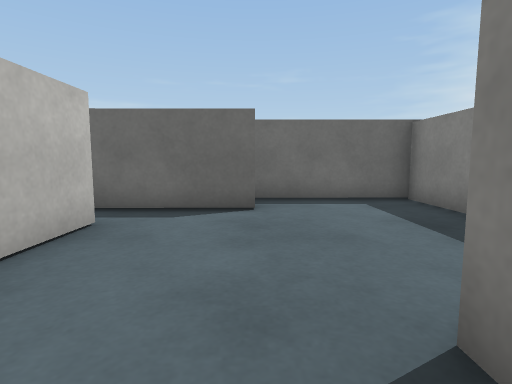
[1] (above)

14 first-person views from a walk through a 3-D level made in the Unity game engine. The camera is 0.51 m above the floor, tilts 6° down and sees 80° across. The floor is counted in squares, 0.5 m on a side. Each view is taken from the middle of a square. On the plan, view 1 faces up. The plan holds only what a view shows up to about 12 squares ahead; the rest is blank. The place goes on beyond the plan. Surface patterns are stand-ins for the level's own textures.

[2]
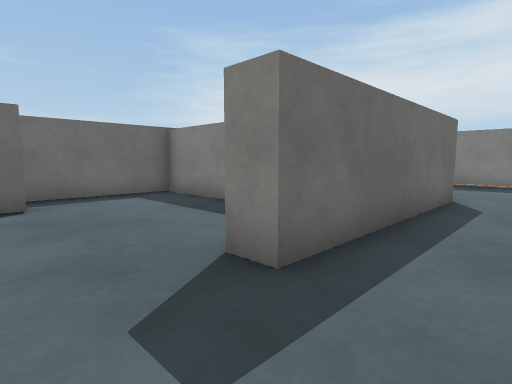

[3]
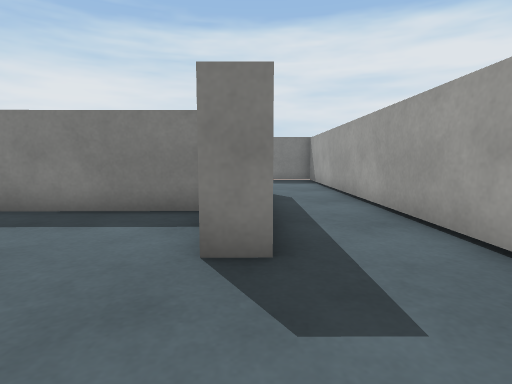

[4]
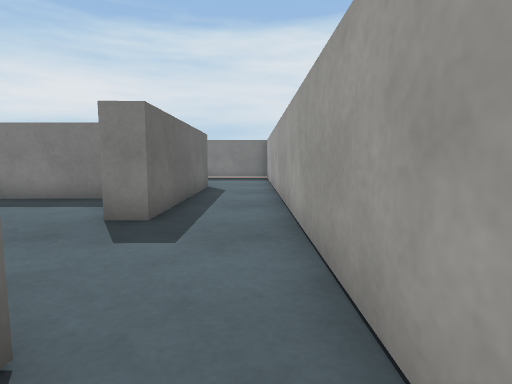

[5]
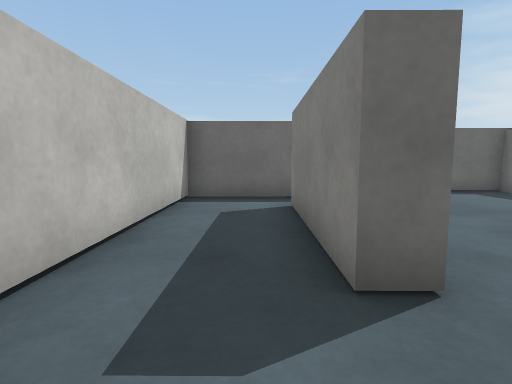

[6]
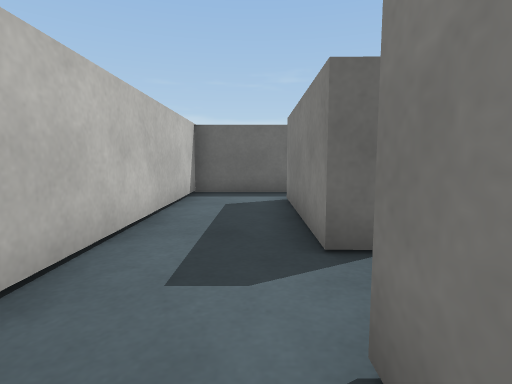

[7]
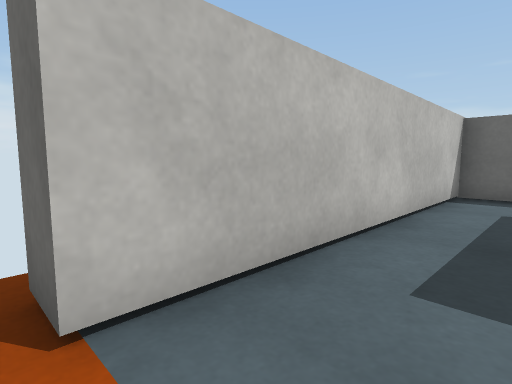

[8]
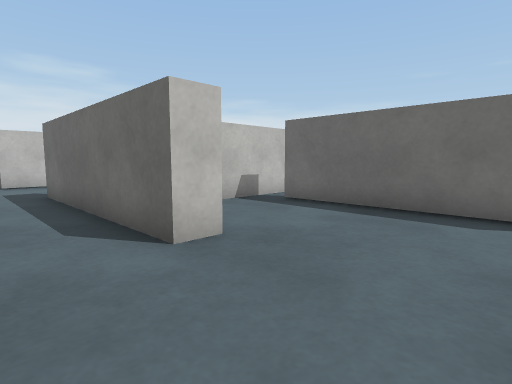

[9]
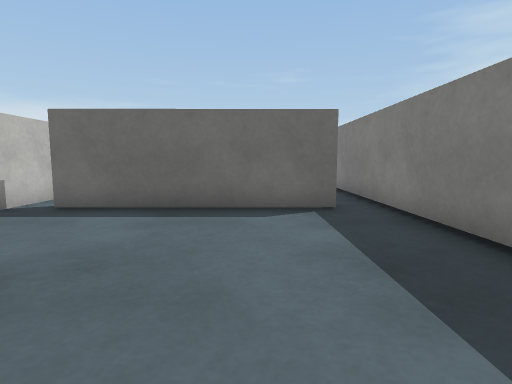

[10]
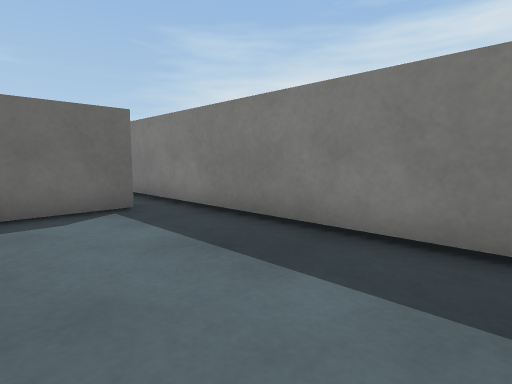

[11]
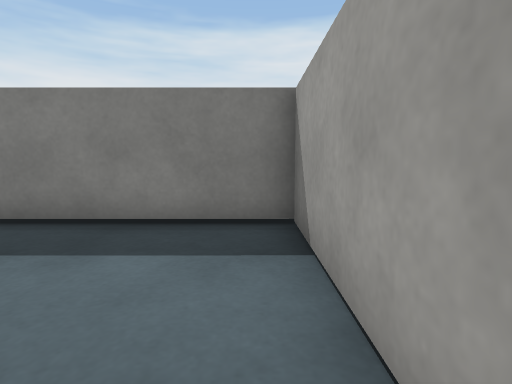

[12]
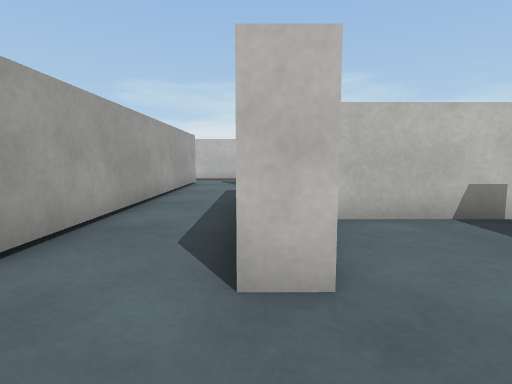

[13]
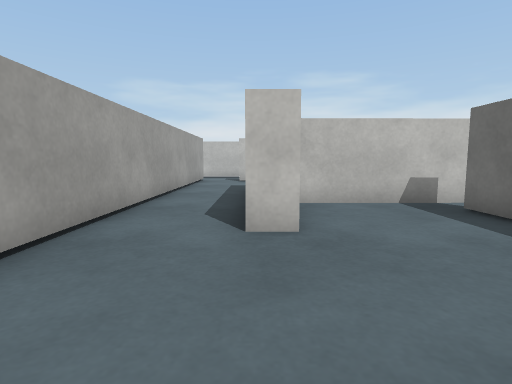

[14]
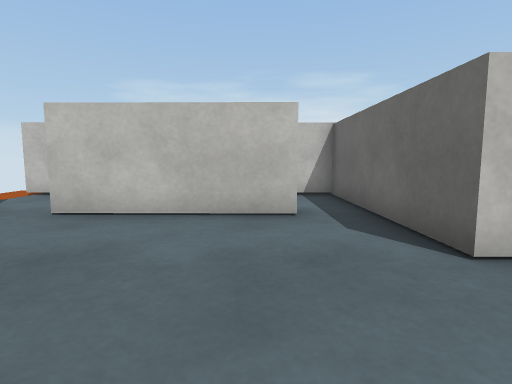

### Floor plan
Ten units are one square. View 1 is at (0, 0); x grows to the right and y downward. Boxes are objects, and circles mark ways between rooms. Rooms are numbered by the first view taken in them; rooms with no view inside come last. Other rooms are left out.
<svg viewBox="-63 -84 195 116">
<path fill="none" stroke="#000" d="M40 -21 40 -79 0 -79M-25 -48 -26 -2M0 -67 0 -62 -29 -62M-25 17 85 16M77 -8 11 -8 11 -17M-26 -2 -33 -2 -32 -48M-35 25 -35 17 -25 17M-29 -62 -58 -62 -58 27M77 -17 77 -8M117 -53 57 -53M85 16 127 16 127 -70M48 -69 48 -20"/>
<circle cx="-30" cy="-50" r="3" fill="#2a7"/>
<circle cx="-30" cy="5" r="3" fill="#2a7"/>
<circle cx="75" cy="5" r="3" fill="#2a7"/>
<text x="10" y="-20">1</text>
<text x="-40" y="-10">2</text>
<text x="100" y="-20">3</text>
</svg>
Room 1 opens to room 2. Room 1 opens to room 3.

Where each view was taken, in squares from view 1:
view 1: 0 up, 0 right, facing up
view 2: 1 down, 1 left, facing up-right
view 3: 1 up, 2 left, facing right
view 4: 1 down, 4 left, facing right
view 5: 2 down, 4 left, facing up
view 6: 3 down, 4 left, facing up
view 7: 3 down, 4 left, facing up-left
view 8: 1 down, 11 right, facing up-left
view 9: 1 down, 10 right, facing up
view 10: 1 down, 9 right, facing up-right
view 11: 1 down, 8 right, facing right
view 12: 1 up, 10 right, facing left
view 13: 1 up, 12 right, facing left
view 14: 4 up, 3 right, facing left
